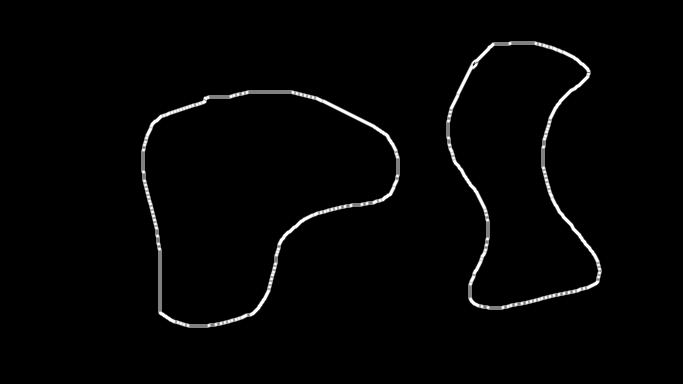
//> input picture code/build/image.png, 683 x 384 px
$ ./main6 ../build/image.png ../build/large10.png out.png   (built with g++ and OpenCV 4)
//> lines starting //> are read from the running program, lines starting //| are printed output that depends on the picture
/* https://www.geeksforgeeks.org/ford-fulkerson-algorithm-for-maximum-flow-problem for understanding Ford-Fulkerson algorithm */
#include <opencv2/opencv.hpp>
#include<iostream>
#include<fstream>

using namespace cv;
using namespace std;

int edgeVal[2500][2000][4];
int parent[2500][2000];
bool vis[2500][2000];
int src2[100][2], snk2[100][2];
int srcCount=0, snkCount=0;

bool hasPath( int width, int height )
{
    for(int i=0; i<width; i++)
        for(int j=0; j<height; j++)
        {
            vis[j][i]=false;
        }

    queue <pair<int, int> > q;
    pair<int, int> p1; /*= make_pair(src2[0][0], src2[0][1]);*/
    //q.push(p1);
    int a=0;
    while(a<srcCount)
    {
        p1 = make_pair(src2[a][0], src2[a][1]);
        q.push(p1);
        parent[src2[a][0]][src2[a][1]] = -1;
        a++;
        //break;
    }
    //parent[src2[0][0]][src2[0][1]] = -1;
    while(!q.empty())
    {
        p1 = q.front();
        q.pop();
        int y = p1.first;
        int x = p1.second;
        if(vis[y][x]==true||x<0 || x>=width || y<0 || y>=height)
            continue;

        vis[y][x] = true;
        if(edgeVal[y][x][0]>0&&y-1>=0&&vis[y-1][x]==false)
        {
            pair<int, int> p2 = make_pair(y-1, x);
            q.push(p2);
            parent[y-1][x] = 1;
        }

        if(edgeVal[y][x][1]>0&&y+1<height&&vis[y+1][x]==false)
        {
            pair<int, int> p2 = make_pair(y+1, x);
            q.push(p2);
            parent[y+1][x] = 0;
        }

        if(edgeVal[y][x][2]>0&&x-1>=0&&vis[y][x-1]==false)
        {
            pair<int, int> p2 = make_pair(y, x-1);
            q.push(p2);
            parent[y][x-1] = 3;
        }

        if(edgeVal[y][x][3]>0&&x+1<width&&vis[y][x+1]==false)
        {
            pair<int, int> p2 = make_pair(y, x+1);
            q.push(p2);
            parent[y][x+1] = 2;
        }

        for(int i=0; i<snkCount; i++)
        {
            if(vis[snk2[i][0]][snk2[i][1]]==true)
                 return true;
        }
    }

    for(int i=0; i<snkCount; i++)
    {
        if(vis[snk2[i][0]][snk2[i][1]]==true)
             return true;
    }
    return false;
}

void findCut(int x[], int y[], int t[], int n, int width, int height)
{
    int src[2], snk[2];
    for(int i=0; i<n; i++)
    {
        if(t[i]==1)
        {
            src2[srcCount][0] = y[i];
            src2[srcCount][1] = x[i];
            srcCount++;
        }
        else
        {
            snk2[snkCount][0] = y[i];
            snk2[snkCount][1] = x[i];
            snkCount++;
        }
    }

    while(hasPath(width, height))
    {
        int x1, y1;
        for(int i=0; i<snkCount; i++)
        {
            if(vis[snk2[i][0]][snk2[i][1]]==true)
            {
                x1 = snk2[i][1];
                y1 = snk2[i][0];
                break;
            }
        }
        int flow=999;
        while(parent[y1][x1]!=-1)
        {

            int par = parent[y1][x1];
            if(par==0)
            {
                if(flow>edgeVal[y1][x1][par])
                    flow = edgeVal[y1][x1][par];
                y1--;
            }
            else if(par==1)
            {
                if(flow>edgeVal[y1][x1][par])
                    flow = edgeVal[y1][x1][par];
                y1++;
            }
            else if(par==2)
            {
                if(flow>edgeVal[y1][x1][par])
                    flow = edgeVal[y1][x1][par];
                x1--;
            }
            else
            {
                if(flow>edgeVal[y1][x1][par])
                    flow = edgeVal[y1][x1][par];
                x1++;
            }
        }

        for(int i=0; i<snkCount; i++)
        {
            if(vis[snk2[i][0]][snk2[i][1]]==true)
            {
                x1 = snk2[i][1];
                y1 = snk2[i][0];
                break;
            }
        }

        //while(x1!=src[1]||y1!=src[0])
        while(parent[y1][x1]!=-1)
        {

            int par = parent[y1][x1];
            if(par==0)
            {
                edgeVal[y1][x1][par]+=flow;
                y1--;
            //    cout<<y1<<x1<<" ";
                edgeVal[y1][x1][1]-=flow;
            }
            else if(par==1)
            {
                edgeVal[y1][x1][par]+=flow;
                y1++;
            //    cout<<y1<<x1<<" ";
                edgeVal[y1][x1][0]-=flow;
            }
            else if(par==2)
            {
                edgeVal[y1][x1][par]+=flow;
                x1--;
            //    cout<<y1<<x1<<" ";
                edgeVal[y1][x1][3]-=flow;
            }
            else
            {
                edgeVal[y1][x1][par]+=flow;
                x1++;
            //    cout<<y1<<x1<<" ";
                edgeVal[y1][x1][2]-=flow;
            }
        }
    }

}


int main( int argc, char** argv )
{
    if(argc!=4){
        cout<<"Usage: ../seg input_image initialization_file output_mask"<<endl;
        return -1;
    }

    // Load the input image
    Mat in_image;
    in_image = imread(argv[1], CV_LOAD_IMAGE_COLOR);
//> in_image is the input picture: 384 rows x 683 cols, CV_8UC3; min 0, max 255, mean 4.5

    if(!in_image.data)
    {
        cout<<"Could not load input image!!!"<<endl;
        return -1;
    }

    if(in_image.channels()!=3){
        cout<<"Image does not have 3 channels!!! "<<in_image.depth()<<endl;
        return -1;
    }

    // the output image
    Mat out_image = in_image.clone();
   // Mat out_image;
    ifstream f(argv[2]);
    if(!f){
        cout<<"Could not load initial mask file!!!"<<endl;
        return -1;
    }

    int width = in_image.cols;
//> width = 683
    int height = in_image.rows;
//> height = 384
    Mat src;
    src = imread( argv[1] );
    int scale = 1;
    int delta = 0;
    int ddepth = CV_16S;
    //GaussianBlur( src, src, Size(5,5), 0, 0, BORDER_DEFAULT );
    Mat grad_x, grad_y, grad;
    Mat abs_grad_x, abs_grad_y;
    Scharr( src, grad_x, ddepth, 1, 0, scale, delta, BORDER_DEFAULT );
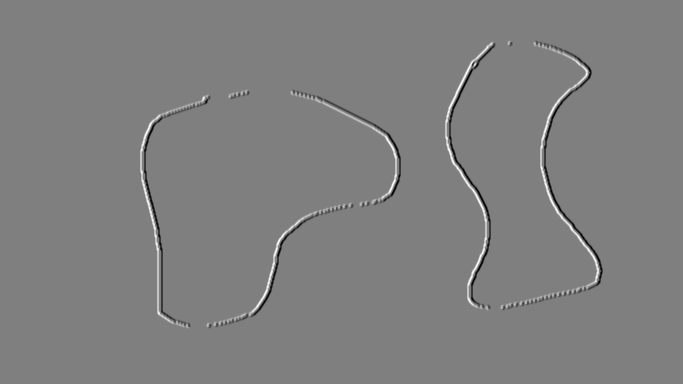
//> grad_x: 384 rows x 683 cols, CV_16SC3; min -3768, max 3768, mean 0; drawn with min black and max white
    //Sobel( src, grad_x, ddepth, 1, 0, 3, scale, delta, BORDER_DEFAULT );
    convertScaleAbs( grad_x, abs_grad_x );
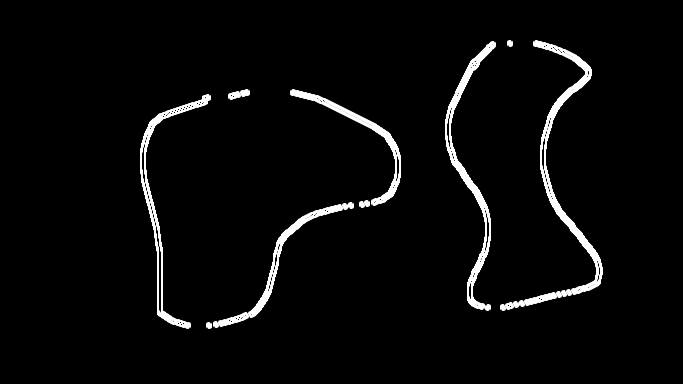
//> abs_grad_x: 384 rows x 683 cols, CV_8UC3; min 0, max 255, mean 9
    Scharr( src, grad_y, ddepth, 0, 1, scale, delta, BORDER_DEFAULT );
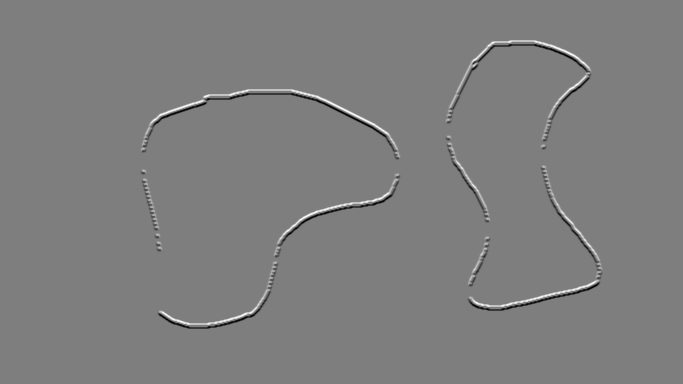
//> grad_y: 384 rows x 683 cols, CV_16SC3; min -3768, max 3830, mean 0; drawn with min black and max white
    //Sobel( src, grad_y, ddepth, 0, 1, 3, scale, delta, BORDER_DEFAULT );
    convertScaleAbs( grad_y, abs_grad_y );
    addWeighted( abs_grad_x, 0.5, abs_grad_y, 0.5, 0, grad );
    out_image= grad.clone();
    int maxVal = 9999;
    out_image = grad.clone();
    int p[height+1][width+1];
    for(int i=0; i<width; i++)
        for(int j=0; j<height; j++)
        {
            Vec3b pixel= out_image.at<Vec3b>(j, i);
            if(pixel[0]<100&&pixel[1]<100&&pixel[2]<100)
            {
                p[j][i] = 9999;
            }
            else
            {
                p[j][i]=1;
            }
        }

    for(int i=0; i<width; i++)
    {
        for(int j=0; j<height; j++)
        {
            //i, j, i, j-1 U 0
            if(j-1>=0)
            {
                edgeVal[j][i][0] = (p[j-1][i]-p[j][i]);
                if(edgeVal[j][i][0]<0)
                    edgeVal[j][i][0]=-edgeVal[j][i][0];
                edgeVal[j][i][0] = maxVal - edgeVal[j][i][0];
            }
            else
            {
                edgeVal[j][i][0] = 0;
            }


            //i, j, i, j+1 D 1
            if(j+1<height)
            {
                edgeVal[j][i][1] =  (p[j+1][i]-p[j][i]);
                if(edgeVal[j][i][1]<0)
                    edgeVal[j][i][1] = - edgeVal[j][i][1];
                edgeVal[j][i][1] = maxVal - edgeVal[j][i][1];
            }

            else
            {
                edgeVal[j][i][1] = 0;
            }

            //i, j, i-1, j L 2
            if(i-1>=0)
            {
                edgeVal[j][i][2] = (p[j][i-1]-p[j][i]);
                if(edgeVal[j][i][2]<0)
                    edgeVal[j][i][2] = -edgeVal[j][i][2];
                edgeVal[j][i][2] = maxVal - edgeVal[j][i][2];
            }

            else
            {
                edgeVal[j][i][2] = 0;
            }

            //i, j, i+1, j R 3
            if(i+1<width)
            {
                edgeVal[j][i][3] = (p[j][i+1]-p[j][i]);
                if(edgeVal[j][i][3]<0)
                    edgeVal[j][i][3] = -edgeVal[j][i][3];
                edgeVal[j][i][3] = maxVal - edgeVal[j][i][3];
            }

            else
            {
                edgeVal[j][i][3] = 0;
            }
        }
    }

    int n;
    f>>n;
//> n = 0
    int x1[n], y1[n], t1[n];
    for(int i=0;i<n;++i)
    {
        f>>x1[i]>>y1[i]>>t1[i];
        if(x1[i]<=0 || x1[i]>=width || y1[i]<=0 || y1[i]>=height){
            cout<<"Invalid pixel mask!"<<endl;
            return -1;
        }
    }
//> this loop made 0 passes

    findCut(x1, y1, t1, n, width, height);
//> after the loop in findCut, `while(hasPath(width, height))`: width = 683; height = 384

    bool vis[height][width];
    for(int i=0; i<width; i++)
        for(int j=0; j<height; j++)
        {
            vis[j][i] = false;
        }
    queue <pair<int, int> > q;
    int i=0;
    while(t1[i]!=1)
        i++;
    pair<int, int> p1 = make_pair(y1[i], x1[i]);
    q.push(p1);
    int x, y;
    Mat out_image2 = Mat::zeros(out_image.rows, out_image.cols, CV_8UC3);

    while(!q.empty())
    {
            p1 = q.front();
            q.pop();
            y = p1.first;
            x = p1.second;
            if(vis[y][x]==true||x<0 || x>=width || y<0 || y>=height)
                continue;
            Vec3b pixel;
            pixel[1] = 255;
            pixel[2] = 255;
            pixel[0] = 255;
            out_image2.at<Vec3b>(y, x) = pixel;
            vis[y][x] = true;
            if(edgeVal[y][x][1]>0)
            {
                p1.first = y+1;
                q.push(p1);
            }

            if(edgeVal[y][x][0]>0)
            {
                p1.first = y-1;
                q.push(p1);
            }

            if(edgeVal[y][x][3]>0)
            {
                p1.first = y;
                p1.second = x+1;
                q.push(p1);
            }

            if(edgeVal[y][x][2]>0)
            {
                p1.second = x-1;
                q.push(p1);
            }
    }
//> out_image2: 384 rows x 683 cols, CV_8UC3; every value is 255
//> after the loop, q = 0 items

    // write it on disk
    imwrite( argv[3], out_image2);

    // also display them both
    namedWindow( "Original image", WINDOW_AUTOSIZE );
    namedWindow( "Show Marked Pixels", WINDOW_AUTOSIZE );
    imshow( "Original image", in_image );
    imshow( "Show Marked Pixels", out_image2 );
    waitKey(0);


    return 0;
}
